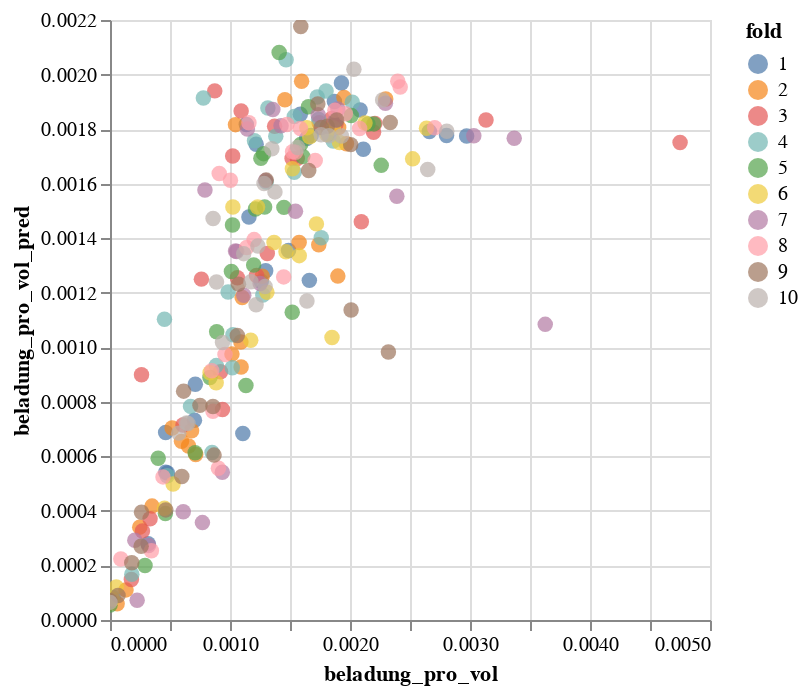

The code cell stored with this chart in its notebook:
### Markdown cell above
PARITY PLOT - ALT

### Code cell
alt.Chart(results).mark_circle(size=60).encode(
    x=label,
    y=f"{label}_pred",
    color="fold:N",
    tooltip=["structure_name", label, f"{label}_pred", "abs_rel_deviation", "fold"]
).interactive()

### Figure 1 — Vega-Lite specification as saved in the notebook (floating-point values rounded to 4 significant figures; data arrays with more than 128 entries replaced by an {"elided": "..."} marker saying what was removed)
{"config": {"view": {"continuousWidth": 300, "continuousHeight": 300}}, "data": {"name": "data-cf6a9e032c43306ba3c3ba5af73cdd3d"}, "mark": {"type": "circle", "size": 60}, "encoding": {"color": {"field": "fold", "type": "nominal"}, "tooltip": [{"field": "structure_name", "type": "nominal"}, {"field": "beladung_pro_vol", "type": "quantitative"}, {"field": "beladung_pro_vol_pred", "type": "quantitative"}, {"field": "abs_rel_deviation", "type": "quantitative"}, {"field": "fold", "type": "quantitative"}], "x": {"field": "beladung_pro_vol", "type": "quantitative"}, "y": {"field": "beladung_pro_vol_pred", "type": "quantitative"}}, "params": [{"name": "param_1", "select": {"type": "interval", "encodings": ["x", "y"]}, "bind": "scales"}], "$schema": "https://vega.github.io/schema/vega-lite/v5.20.1.json", "datasets": {"data-cf6a9e032c43306ba3c3ba5af73cdd3d": {"elided": "245 records"}}}
